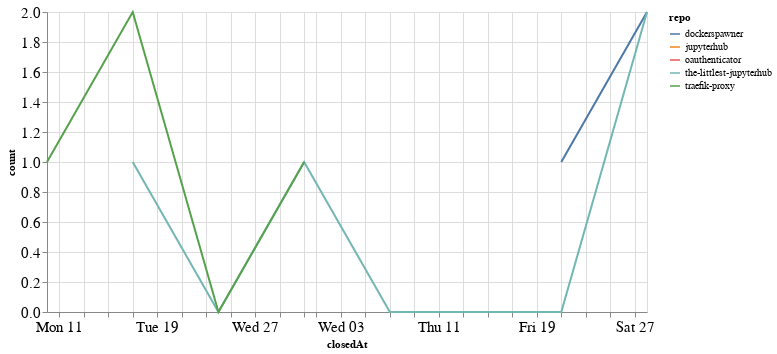

The notebook cell saved with this chart:
### Code cell
closed_by_time = closed_by.groupby('repo').resample('W', on='closedAt').count()['author'].reset_index()
closed_by_time = closed_by_time.rename(columns={'author': 'count'})

alt.Chart(closed_by_time, width=600).mark_line().encode(
    x='closedAt',
    y='count',
    color='repo',
    tooltip="repo"
)

### Figure 1 — Vega-Lite specification as saved in the notebook (floating-point values rounded to 4 significant figures)
{"config": {"axisLeft": {"labelFontSize": 15}, "axisBottom": {"labelFontSize": 15}}, "data": {"name": "data-6f21001a1916745827d895575c57ec44"}, "mark": "line", "encoding": {"color": {"type": "nominal", "field": "repo"}, "tooltip": {"type": "nominal", "field": "repo"}, "x": {"type": "temporal", "field": "closedAt"}, "y": {"type": "quantitative", "field": "count"}}, "width": 600, "$schema": "https://vega.github.io/schema/vega-lite/v4.8.1.json", "datasets": {"data-6f21001a1916745827d895575c57ec44": [{"repo": "dockerspawner", "closedAt": "2020-06-21T00:00:00", "count": 1}, {"repo": "dockerspawner", "closedAt": "2020-06-28T00:00:00", "count": 2}, {"repo": "jupyterhub", "closedAt": "2020-06-14T00:00:00", "count": 1}, {"repo": "oauthenticator", "closedAt": "2020-06-21T00:00:00", "count": 1}, {"repo": "the-littlest-jupyterhub", "closedAt": "2020-05-17T00:00:00", "count": 1}, {"repo": "the-littlest-jupyterhub", "closedAt": "2020-05-24T00:00:00", "count": 0}, {"repo": "the-littlest-jupyterhub", "closedAt": "2020-05-31T00:00:00", "count": 1}, {"repo": "the-littlest-jupyterhub", "closedAt": "2020-06-07T00:00:00", "count": 0}, {"repo": "the-littlest-jupyterhub", "closedAt": "2020-06-14T00:00:00", "count": 0}, {"repo": "the-littlest-jupyterhub", "closedAt": "2020-06-21T00:00:00", "count": 0}, {"repo": "the-littlest-jupyterhub", "closedAt": "2020-06-28T00:00:00", "count": 2}, {"repo": "traefik-proxy", "closedAt": "2020-05-10T00:00:00", "count": 1}, {"repo": "traefik-proxy", "closedAt": "2020-05-17T00:00:00", "count": 2}, {"repo": "traefik-proxy", "closedAt": "2020-05-24T00:00:00", "count": 0}, {"repo": "traefik-proxy", "closedAt": "2020-05-31T00:00:00", "count": 1}]}}
